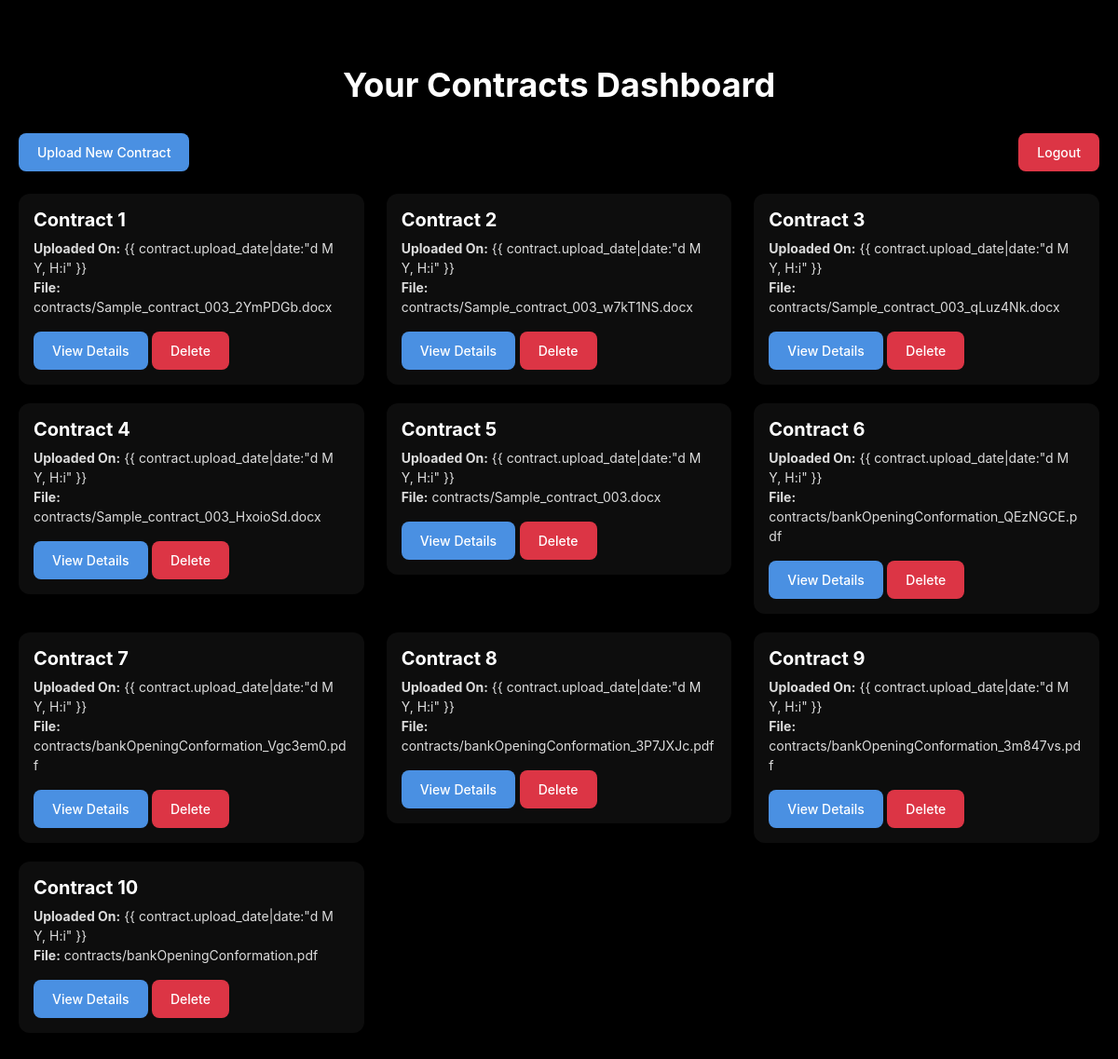
/contracts/dashboard/ (signed in), run on an earlier commit of the app's database.
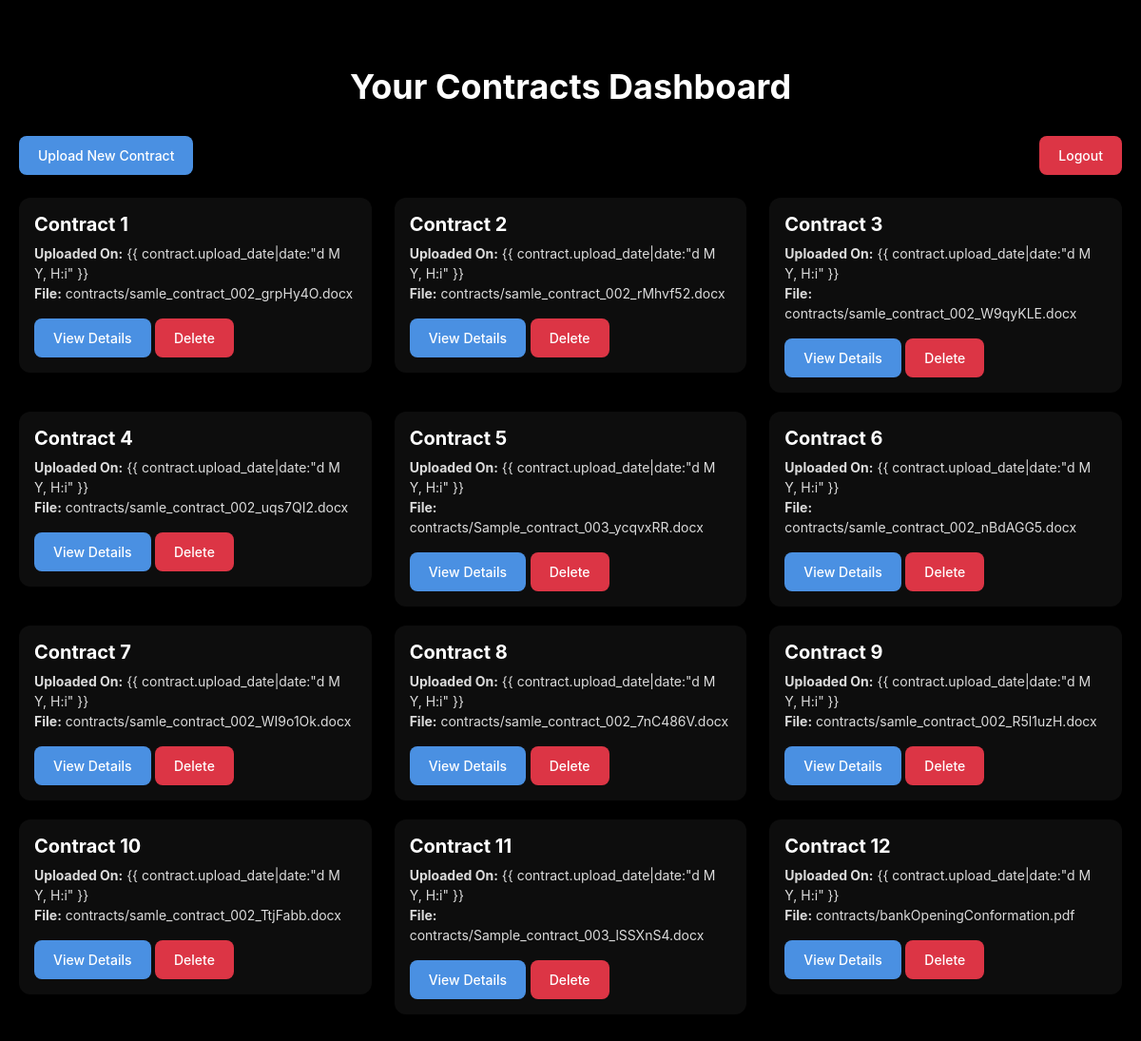
And on a later commit of the database.
### contracts/models.py (models this page shows, shortened)
class Contract(models.Model):
    user = models.ForeignKey(User, on_delete=models.CASCADE)
    file = models.FileField(upload_to='contracts/')
    upload_date = models.DateTimeField(auto_now_add=True)

### contracts/views.py (the view)
# urls.py: path('dashboard/', views.dashboard, name='dashboard'),
@login_required
def dashboard(request):
    contracts = Contract.objects.filter(user=request.user).order_by('-upload_date')
    return render(request, 'contracts/dashboard.html', {'contracts': contracts})

### contracts/templates/contracts/dashboard.html (shortened to what this page needs)
<!DOCTYPE html>
<html lang="en">
  <head>
    <link
      href="https://cdn.jsdelivr.net/npm/bootstrap@5.3.0-alpha1/dist/css/bootstrap.min.css"
      rel="stylesheet"
    />
  </head>
  <body>
    <div class="container">
      <h1 class="dashboard-header">Your Contracts Dashboard</h1>
      <div class="d-flex justify-content-between mb-4">
        <a href="{% url 'upload_contract' %}" class="btn btn-primary"
          >Upload New Contract</a
        >
        <form action="{% url 'logout' %}" method="post" class="logout-form">
          <button type="submit" class="btn btn-danger">Logout</button>
        </form>
      </div>
      <div class="row">
        {% for contract in contracts %}
        <div class="col-lg-4 col-md-6 col-sm-12">
          <div class="card">
            <div class="card-body">
              <h5 class="card-title">Contract {{ forloop.counter }}</h5>
              <p class="card-text">
                <strong>Uploaded On:</strong> {{ contract.upload_date|date:"d M
                Y, H:i" }}<br />
                <strong>File:</strong> {{ contract.file.name }}
              </p>
              <a
                href="{% url 'contract_details' contract.id %}"
                class="btn btn-sm btn-primary"
                >View Details</a
              >
              <form
                method="POST"
                action="{% url 'delete_contract' contract.id %}"
                style="display: inline-block"
              >
                <button type="submit" class="btn btn-sm btn-danger">
                  Delete
                </button>
              </form>
            </div>
          </div>
        </div>
        {% endfor %}
      </div>
    </div>
  </body>
</html>

### contracts/templates/contracts/dashboard.html (style rules this page uses)
body { background-color: #000; color: #fff; font-family: "SF Pro Display", sans-serif; min-height: 100vh; margin: 0; padding: 0; }
.container { max-width: 1200px; margin: 50px auto; padding: 20px; }
.dashboard-header { font-size: 36px; font-weight: bold; margin-bottom: 30px; text-align: center; color: #fff; }
.btn { font-size: 14px; font-weight: 500; padding: 10px 20px; border-radius: 8px; transition: all 0.3s; }
.btn-primary { background-color: #4a90e2; border: none; color: #fff; }
.btn-danger { background-color: #dc3545; border: none; color: #fff; }
.card { background: rgba(255, 255, 255, 0.05); border: none; border-radius: 12px; box-shadow: 0px 4px 10px rgba(0, 0, 0, 0.3); color: #fff; margin-bottom: 20px; transition: transform 0.3s, box-shadow 0.3s; }
.card-title { font-weight: bold; }
.card-text { font-size: 14px; color: #dcdcdc; }
.logout-form { margin: 0; }

What changed in the data, as far as the page shows it:
removed Contract: file.name "contracts/Sample_contract_003_2YmPDGb.docx"
removed Contract: file.name "contracts/Sample_contract_003_w7kT1NS.docx"
removed Contract: file.name "contracts/Sample_contract_003_qLuz4Nk.docx"
removed Contract: file.name "contracts/Sample_contract_003_HxoioSd.docx"
removed Contract: file.name "contracts/Sample_contract_003.docx"
removed Contract: file.name "contracts/bankOpeningConformation_QEzNGCE.pdf"
removed Contract: file.name "contracts/bankOpeningConformation_Vgc3em0.pdf"
removed Contract: file.name "contracts/bankOpeningConformation_3P7JXJc.pdf"
removed Contract: file.name "contracts/bankOpeningConformation_3m847vs.pdf"
added Contract: file.name "contracts/samle_contract_002_grpHy4O.docx"
added Contract: file.name "contracts/samle_contract_002_rMhvf52.docx"
added Contract: file.name "contracts/samle_contract_002_W9qyKLE.docx"
added Contract: file.name "contracts/samle_contract_002_uqs7QI2.docx"
added Contract: file.name "contracts/Sample_contract_003_ycqvxRR.docx"
added Contract: file.name "contracts/samle_contract_002_nBdAGG5.docx"
added Contract: file.name "contracts/samle_contract_002_WI9o1Ok.docx"
added Contract: file.name "contracts/samle_contract_002_7nC486V.docx"
added Contract: file.name "contracts/samle_contract_002_R5l1uzH.docx"
added Contract: file.name "contracts/samle_contract_002_TtjFabb.docx"
added Contract: file.name "contracts/Sample_contract_003_lSSXnS4.docx"
